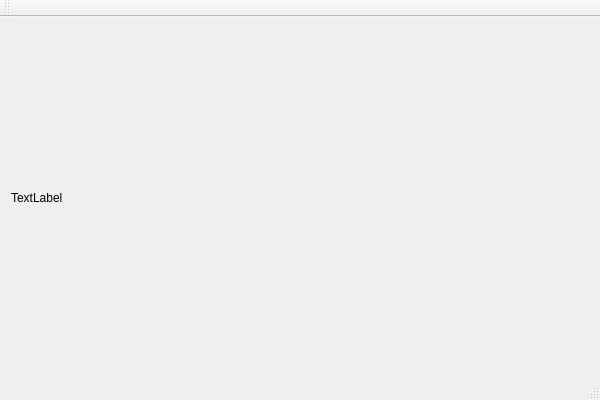
<?xml version="1.0" encoding="UTF-8"?>
<ui version="4.0">
 <class>PlayDemoClass</class>
 <widget class="QMainWindow" name="PlayDemoClass">
  <property name="geometry">
   <rect>
    <x>0</x>
    <y>0</y>
    <width>600</width>
    <height>400</height>
   </rect>
  </property>
  <property name="windowTitle">
   <string>PlayDemo</string>
  </property>
  <widget class="QWidget" name="centralWidget">
   <layout class="QVBoxLayout" name="verticalLayout">
    <item>
     <widget class="QLabel" name="label">
      <property name="text">
       <string>TextLabel</string>
      </property>
     </widget>
    </item>
   </layout>
  </widget>
  <widget class="QMenuBar" name="menuBar">
   <property name="geometry">
    <rect>
     <x>0</x>
     <y>0</y>
     <width>600</width>
     <height>26</height>
    </rect>
   </property>
  </widget>
  <widget class="QToolBar" name="mainToolBar">
   <attribute name="toolBarArea">
    <enum>TopToolBarArea</enum>
   </attribute>
   <attribute name="toolBarBreak">
    <bool>false</bool>
   </attribute>
  </widget>
  <widget class="QStatusBar" name="statusBar"/>
 </widget>
 <layoutdefault spacing="6" margin="11"/>
 <resources>
  <include location="PlayDemo.qrc"/>
 </resources>
 <connections/>
</ui>
